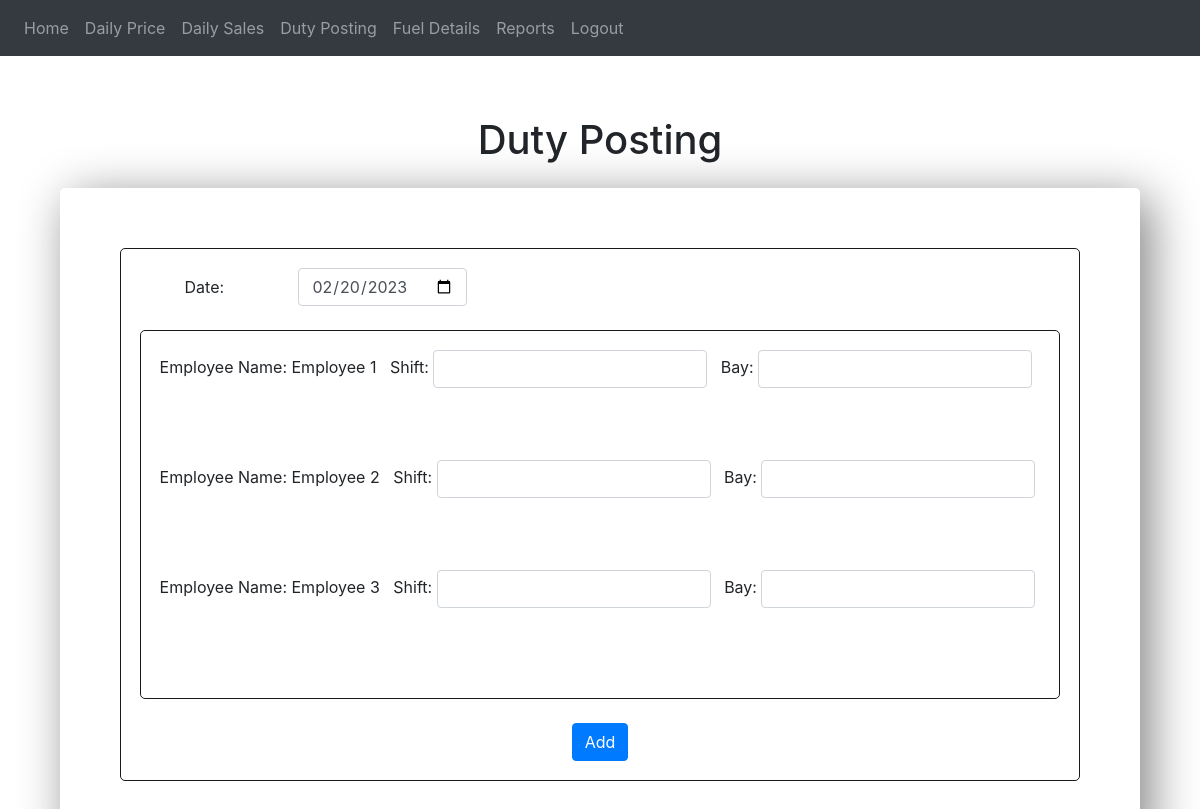
/dutyposting (signed in), run on the app's committed database.
### website/models.py (models this page shows)
class employee(db.Model):
    emp_id = db.Column(db.Integer, primary_key = True)
    name = db.Column(db.String(150))
    dob = db.Column(db.Date)
    address = db.Column(db.String(150))
    phone = db.Column(db.String(150))
    emp_id_sales = db.relationship('sales')
    emp_id_duty = db.relationship('duty_posting')
    excess_short = db.Column(db.Float)
    advance = db.Column(db.Integer)

### website/views.py (the view, shortened to what this page needs)
@views.route('/dutyposting', methods=['GET','POST'])
@login_required
def dutyposting():
    date = request.form.get("date")
    format_str = '%Y-%m-%d'
    if not date:
        date = datetime.datetime.now()
    else:
        date = datetime.datetime.strptime(date, format_str)
    date1 = date.strftime(format_str)
    dutyposting = duty_posting.query.filter_by(date=date1).all()
    employees = employee.query.all()
    print(employees)
    print(dutyposting)
    return render_template("dutyposting.html", user=current_user, employees = employees, dutyposting=dutyposting, date=datetime.datetime.now().strftime('%Y-%m-%d'))

### website/templates/dutyposting.html (shortened to what this page needs)
{% extends 'base.html' %}
{% block content %}
<h1 align="center" style="margin-top: 5%;">Duty Posting</h1>
<div
      style="margin: 5%; margin-top: 2%; border: black 2px; padding: 5%; border-radius: 5px; box-shadow: 10px 10px 50px grey">
      <div style="border: solid rgb(27, 26, 26) 1px; border-radius: 5px; padding: 2%;" class="form-inline">
      <form method="POST">
            <div class="form-group row">
                  <label for="date" class="col-sm-2 col-form-label">Date:</label>
                  <div class="col-sm-10">
                        <input type="date" class="form-control col-sm-10" id="date" name="date" value="{{date}}">
                  </div>
            </div>
            <br>
            <div style="border: solid rgb(27, 26, 26) 1px; border-radius: 5px; padding: 2%;" class="form-inline">
                  {% for employee in employees %}
            <div>
                  Employee Name:&nbsp;{{employee.name}}&nbsp;&nbsp;
                  Shift:&nbsp;<input type="text" class="form-control" id="shift{{employee.emp_id}}" name="shift{{employee.emp_id}}">&nbsp;&nbsp;
                  Bay:&nbsp;<input type="text" class="form-control" id="bay{{employee.emp_id}}" name="bay{{employee.emp_id}}">&nbsp;&nbsp;
                  </div>
                  <br><br>
                  {% endfor %}
            </div>
            <br>
            <div align="center">
                  <button type="submit" class="btn btn-primary">Add</button>
            </div>
      </form>
</div>
</div>
{% endblock %}

### data on the page
employee: name "Employee 1"
employee: name "Employee 2"
employee: name "Employee 3"
